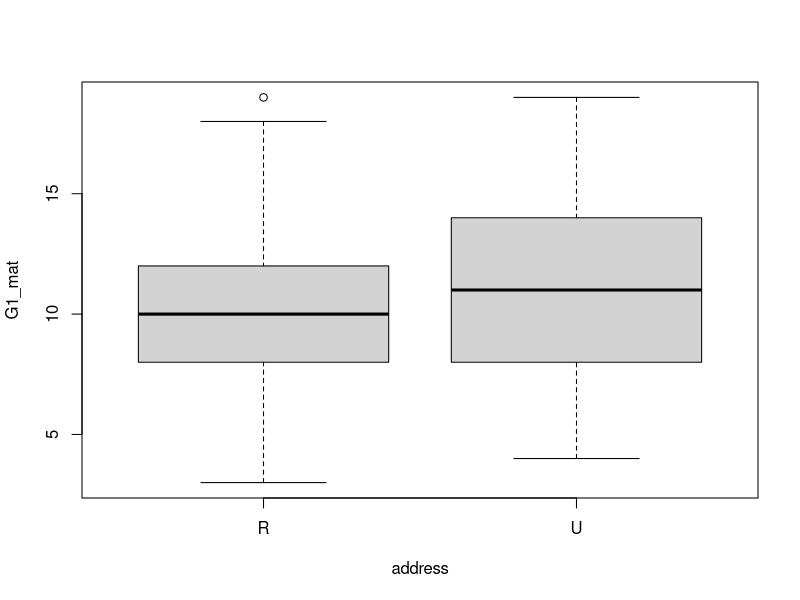

This figure's R source:
## ---- chunk 1
knitr::opts_chunk$set(echo = TRUE)
## ---- chunk 2
student_data <- read.csv('student_data.csv')
head(student_data)
## ---- chunk 3
columns <- c('G1_mat', 'address')
grades <- student_data[columns]
## ---- chunk 4
grades$address <- factor(grades$address)

plot(G1_mat ~ address, grades)
## ---- chunk 5
group <- grades$address
g1_mat <- grades$G1_mat

contingency_table <- table(group, g1_mat)

N <- length(group)
num <- table(group)
num_R <- num['R']
num_U <- num['U']

counter <- 0

for (i in 1:ncol(contingency_table)) {
  value <- 0
  for (j in 1:nrow(contingency_table)) {
    value <- value + contingency_table[j, i]
  }
  
  expected_R <- N * (value / N) * (num_R / N)
  expected_U <- N * (value / N) * (num_U / N)
  
  if (expected_R < 5) {
    counter <- counter + 1
  }
  
  if (expected_U < 5) {
    counter <- counter + 1
  }
}

print(paste("Postoji ", counter, " očekivanih vrijednosti s vrijednošću manjom od 5, te ne možemo provesti hi-kvadrat test homogenosti/nezavisnosti podataka"))
## ---- chunk 6
# Testiranje homogenosti varijanci uzoraka
# Bartlettov test

bartlett_test_result <- bartlett.test(G1_mat ~ address, grades)

print(bartlett_test_result)
## ---- chunk 7
table(grades$address, useNA = 'always')
## ---- chunk 8
anova_result <- aov(G1_mat ~ address, grades)

summary(anova_result)
